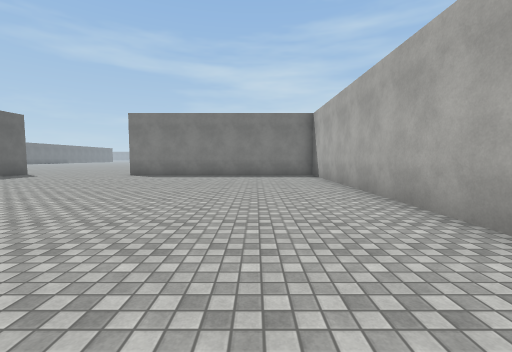
View 1 (above)

12 first-person views from a walk through a Unity game level. The camera is 1.4 m above the floor, tilts 4° down and sees 90° across. The floor is counted in squares, 2 m on a side. Each view is taken from the middle of a square. On the plan, view 1 faces up. The plan holds only what a view shows up to about 9 squares ahead; the rest is blank. The place goes on beyond the plan. Surface patterns are stand-ins for the level's own textures.

View 2
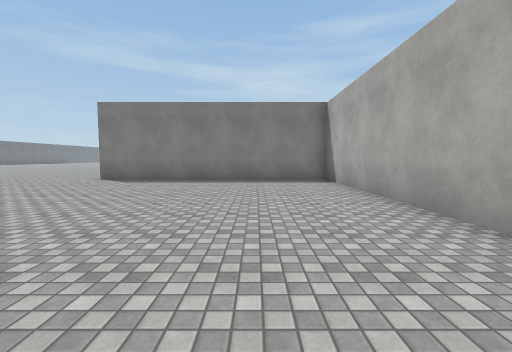

View 3
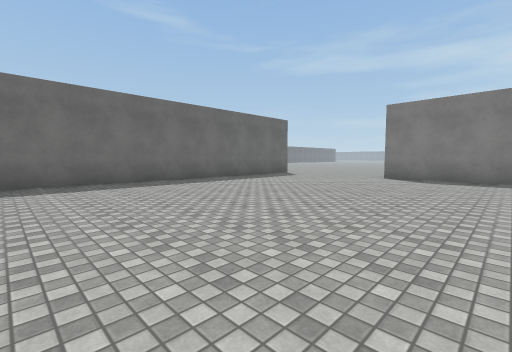

View 4
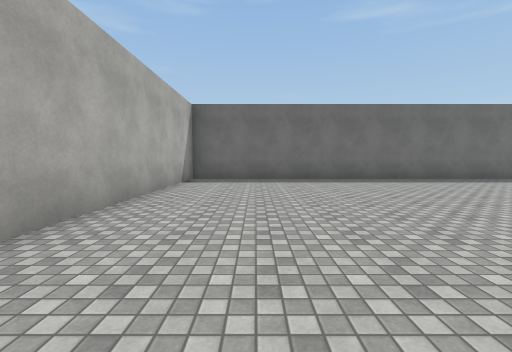

View 5
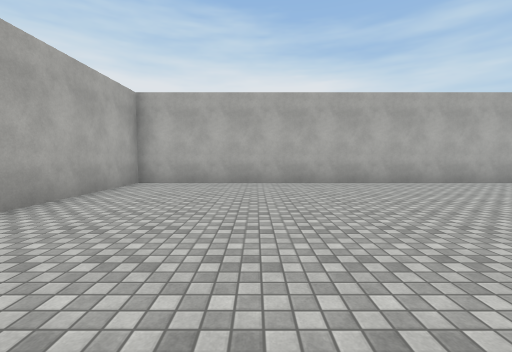

View 6
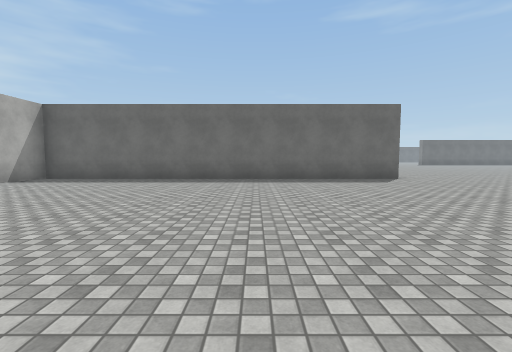

View 7
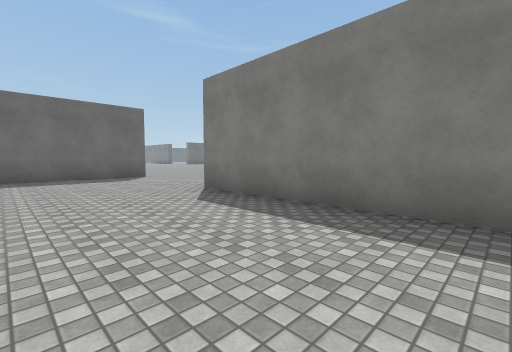

View 8
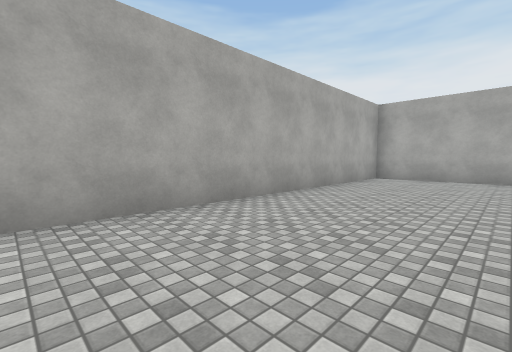

View 9
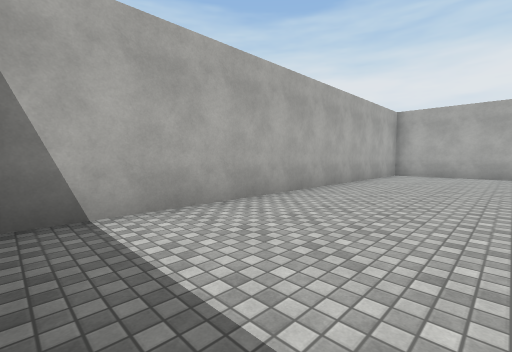

View 10
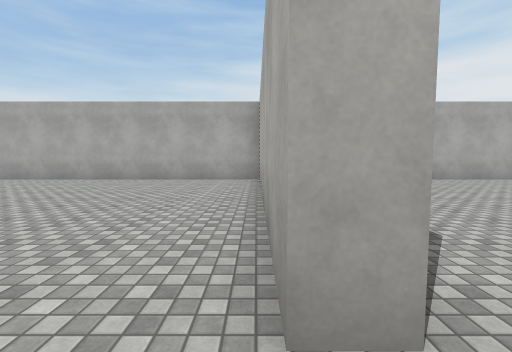

View 11
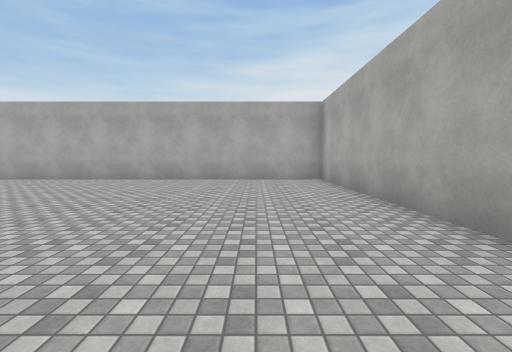

View 12
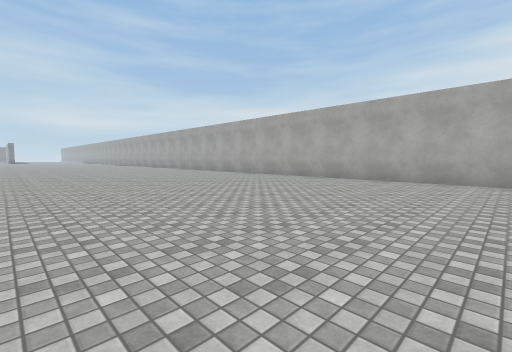

### Floor plan
Points are (right, up) in squares from view 1. A wall is a line through its corners. A room is listed if a view was taken in it or the views show most of it. See-through windows are left out.
Room 1 (views 1, 2, 3, 4, 5, 6, 7, 8, 9, 10)
walls: (-9.7, 10.9) (-9.7, -1.1) (2.3, -1.1) (2.3, 10.4) (-5.1, 10.4) (-5.1, 10.9)
ways out: opening at (-7.5, 10.8) to room 2
Room 2 (views 11, 12)
walls: (-5.1, 10.9) (2.3, 10.9) (2.3, 21.4)
ways out: opening at (-7.5, 10.8) to room 1

Where each view was taken, in squares from view 1:
view 1: 0 up, 0 right, facing up
view 2: 2 up, 0 right, facing up
view 3: 1 up, 2 left, facing up-left
view 4: 1 up, 1 left, facing left
view 5: 6 up, 1 left, facing down
view 6: 6 up, 1 left, facing left
view 7: 7 up, 0 right, facing up-left
view 8: 8 up, 1 left, facing down-right
view 9: 10 up, 1 left, facing down-right
view 10: 11 up, 6 left, facing right
view 11: 13 up, 6 left, facing right
view 12: 13 up, 6 left, facing up-right
